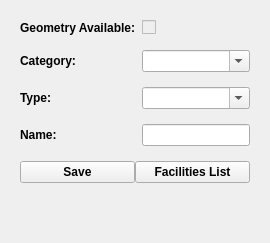
                                  <widget class="QWidget" name="page_org">
                                    <layout class="QVBoxLayout" name="verticalLayout_19">
                                      <item>
                                        <widget class="QWidget" name="widget_3" native="true">
                                          <layout class="QGridLayout" name="gridLayout_8">
                                            <item row="0" column="0">
                                              <layout class="QFormLayout" name="formLayout_org">
                                                <property name="verticalSpacing">
                                                  <number>15</number>
                                                </property>
                                                <item row="0" column="0">
                                                  <widget class="QLabel" name="label_17">
                                                    <property name="font">
                                                      <font>
                                                        <weight>75</weight>
                                                        <bold>true</bold>
                                                      </font>
                                                    </property>
                                                    <property name="text">
                                                      <string>Geometry Available:</string>
                                                    </property>
                                                  </widget>
                                                </item>
                                                <item row="0" column="1">
                                                  <widget class="QCheckBox" name="is_org">
                                                    <property name="enabled">
                                                      <bool>false</bool>
                                                    </property>
                                                    <property name="toolTip">
                                                      <string>&lt;html&gt;&lt;head/&gt;&lt;body&gt;&lt;p&gt;Indicator of geometry availability for facility&lt;/p&gt;&lt;/body&gt;&lt;/html&gt;</string>
                                                    </property>
                                                    <property name="text">
                                                      <string />
                                                    </property>
                                                  </widget>
                                                </item>
                                                <item row="2" column="0">
                                                  <widget class="QLabel" name="label_18">
                                                    <property name="font">
                                                      <font>
                                                        <weight>75</weight>
                                                        <bold>true</bold>
                                                      </font>
                                                    </property>
                                                    <property name="text">
                                                      <string>Type:</string>
                                                    </property>
                                                  </widget>
                                                </item>
                                                <item row="2" column="1">
                                                  <widget class="QComboBox" name="type_org">
                                                    <property name="toolTip">
                                                      <string>&lt;html&gt;&lt;head/&gt;&lt;body&gt;&lt;p&gt;Select facility type&lt;/p&gt;&lt;/body&gt;&lt;/html&gt;</string>
                                                    </property>
                                                    <property name="editable">
                                                      <bool>true</bool>
                                                    </property>
                                                    <property name="placeholderText">
                                                      <string />
                                                    </property>
                                                  </widget>
                                                </item>
                                                <item row="3" column="0">
                                                  <widget class="QLabel" name="label_19">
                                                    <property name="font">
                                                      <font>
                                                        <weight>75</weight>
                                                        <bold>true</bold>
                                                      </font>
                                                    </property>
                                                    <property name="text">
                                                      <string>Name:</string>
                                                    </property>
                                                  </widget>
                                                </item>
                                                <item row="3" column="1">
                                                  <widget class="QLineEdit" name="nom_org">
                                                    <property name="maximumSize">
                                                      <size>
                                                        <width>400</width>
                                                        <height>16777215</height>
                                                      </size>
                                                    </property>
                                                    <property name="toolTip">
                                                      <string>&lt;html&gt;&lt;head/&gt;&lt;body&gt;&lt;p align="right"&gt;The facility name must not be concatenated with the facility type, e.g.&lt;span style=" font-weight:600;"&gt; Bachir Mentouri Hospital &lt;/span&gt;&lt;/p&gt;&lt;p align="right"&gt;&lt;span style=" font-weight:600;"&gt;Facility Type:&lt;/span&gt; Hospital&lt;/p&gt;&lt;p align="right"&gt;&lt;span style=" font-weight:600;"&gt;Facility Name:&lt;/span&gt; Bachir Mentouri&lt;/p&gt;&lt;/body&gt;&lt;/html&gt;</string>
                                                    </property>
                                                    <property name="placeholderText">
                                                      <string />
                                                    </property>
                                                  </widget>
                                                </item>
                                                <item row="1" column="0">
                                                  <widget class="QLabel" name="label_48">
                                                    <property name="font">
                                                      <font>
                                                        <weight>75</weight>
                                                        <bold>true</bold>
                                                      </font>
                                                    </property>
                                                    <property name="text">
                                                      <string>Category:</string>
                                                    </property>
                                                  </widget>
                                                </item>
                                                <item row="1" column="1">
                                                  <widget class="QComboBox" name="cat_org">
                                                    <property name="editable">
                                                      <bool>true</bool>
                                                    </property>
                                                  </widget>
                                                </item>
                                                <item row="4" column="0" colspan="2">
                                                  <layout class="QHBoxLayout" name="horizontalLayout_13">
                                                    <item>
                                                      <widget class="QPushButton" name="submit_org">
                                                        <property name="maximumSize">
                                                          <size>
                                                            <width>150</width>
                                                            <height>16777215</height>
                                                          </size>
                                                        </property>
                                                        <property name="font">
                                                          <font>
                                                            <weight>75</weight>
                                                            <bold>true</bold>
                                                          </font>
                                                        </property>
                                                        <property name="toolTip">
                                                          <string>Save information and geometry in the database</string>
                                                        </property>
                                                        <property name="text">
                                                          <string>Save</string>
                                                        </property>
                                                        <property name="icon">
                                                          <iconset>
                                                            <normaloff>../icons/icons8-save-50.png</normaloff>../icons/icons8-save-50.png</iconset>
                                                        </property>
                                                      </widget>
                                                    </item>
                                                    <item>
                                                      <widget class="QPushButton" name="list_org">
                                                        <property name="maximumSize">
                                                          <size>
                                                            <width>150</width>
                                                            <height>16777215</height>
                                                          </size>
                                                        </property>
                                                        <property name="font">
                                                          <font>
                                                            <weight>75</weight>
                                                            <bold>true</bold>
                                                          </font>
                                                        </property>
                                                        <property name="toolTip">
                                                          <string>Save information and geometry in the database</string>
                                                        </property>
                                                        <property name="text">
                                                          <string>Facilities List</string>
                                                        </property>
                                                        <property name="icon">
                                                          <iconset>
                                                            <normaloff>../icons/icons8-list-50.png</normaloff>../icons/icons8-list-50.png</iconset>
                                                        </property>
                                                      </widget>
                                                    </item>
                                                  </layout>
                                                </item>
                                              </layout>
                                            </item>
                                          </layout>
                                        </widget>
                                      </item>
                                      <item>
                                        <spacer name="verticalSpacer_5">
                                          <property name="orientation">
                                            <enum>Qt::Vertical</enum>
                                          </property>
                                          <property name="sizeHint" stdset="0">
                                            <size>
                                              <width>20</width>
                                              <height>40</height>
                                            </size>
                                          </property>
                                        </spacer>
                                      </item>
                                    </layout>
                                  </widget>
